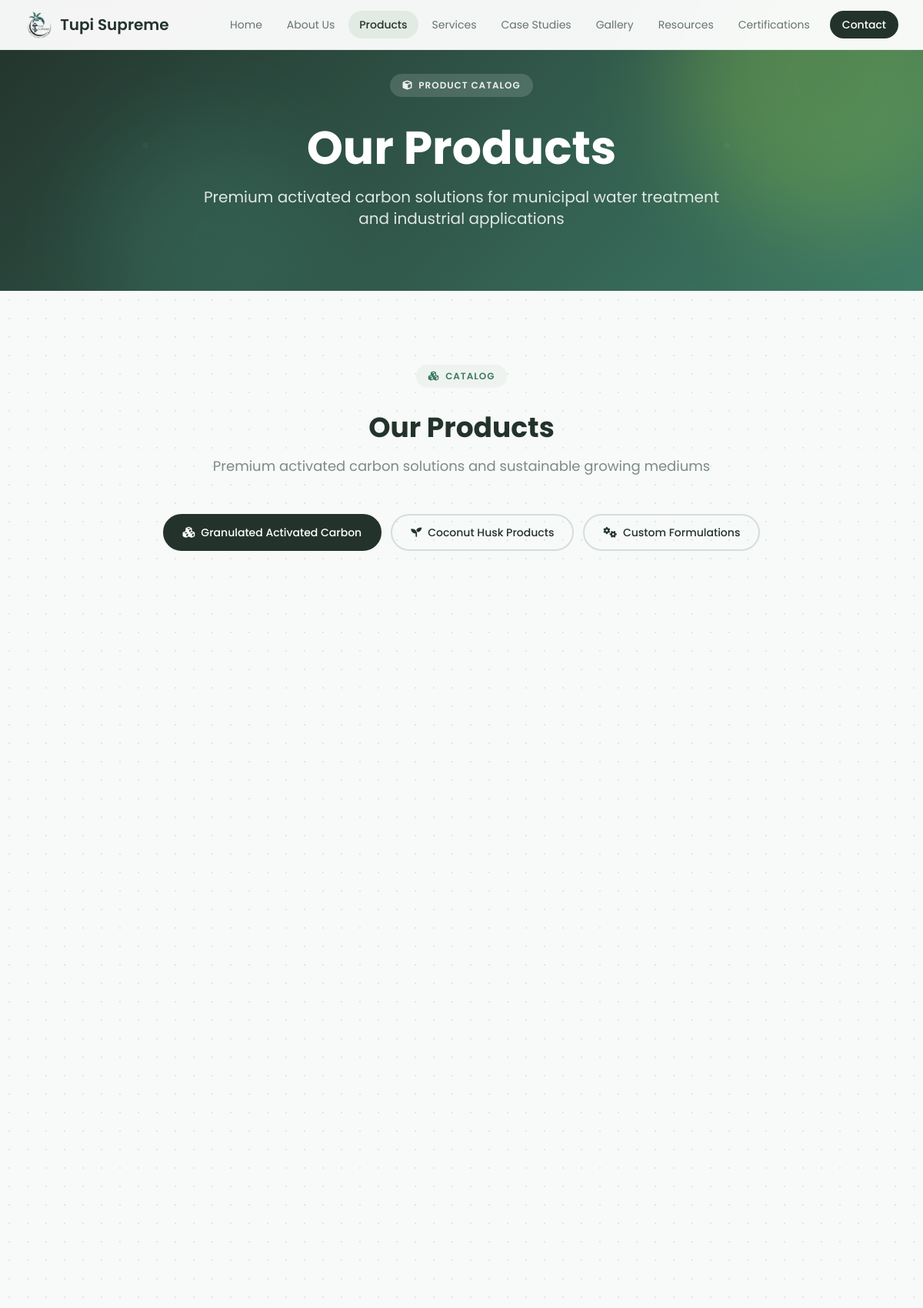
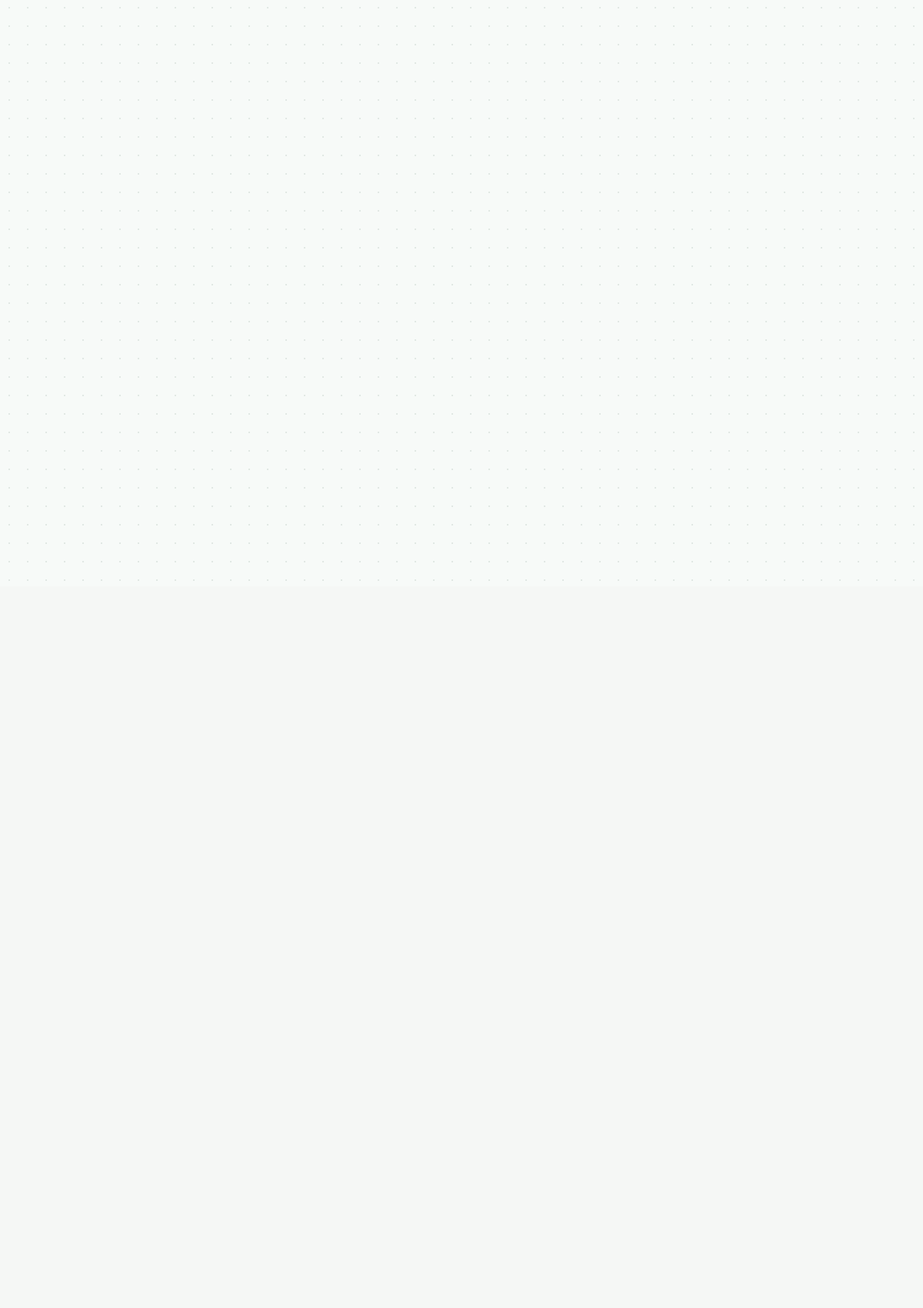
/products.php (upper part), run on the app's committed database (2 pictures, top to bottom).
### tables this page shows
CREATE TABLE IF NOT EXISTS site_settings (
    id INT AUTO_INCREMENT PRIMARY KEY,
    setting_key VARCHAR(100) UNIQUE NOT NULL,
    setting_value TEXT,
    setting_type VARCHAR(50) DEFAULT 'text',
    description TEXT,
    updated_at TIMESTAMP DEFAULT CURRENT_TIMESTAMP ON UPDATE CURRENT_TIMESTAMP,
    updated_by INT,
    FOREIGN KEY (updated_by) REFERENCES admin_users(id) ON DELETE SET NULL,
    INDEX idx_setting_key (setting_key)
);

CREATE TABLE `page_content` (
  `id` int(11) NOT NULL,
  `page_name` varchar(50) NOT NULL,
  `section_name` varchar(100) NOT NULL,
  `content_type` enum('text','html','json','image_url') DEFAULT 'text',
  `content` text DEFAULT NULL,
  `hero_icon` varchar(100) DEFAULT NULL,
  `display_order` int(11) DEFAULT 0,
  `is_active` tinyint(1) DEFAULT 1,
  `created_at` timestamp NOT NULL DEFAULT current_timestamp(),
  `updated_at` timestamp NOT NULL DEFAULT current_timestamp() ON UPDATE current_timestamp(),
  `updated_by` int(11) DEFAULT NULL
);

### includes/config.php (called while the page is built, shortened)
<?php
function getSiteSetting($key, $default = '') {
    $db = getDB();
    $stmt = $db->prepare("SELECT setting_value FROM site_settings WHERE setting_key = ?");
    $stmt->bind_param("s", $key);
    $stmt->execute();
    $result = $stmt->get_result();
    if ($row = $result->fetch_assoc()) {
        return $row['setting_value'];
    }
    return $default;
}
function getPageContent($page_name, $section_name, $default = '') {
    $db = getDB();
    $stmt = $db->prepare("SELECT content FROM page_content WHERE page_name = ? AND section_name = ? AND is_active = 1");
    $stmt->bind_param("ss", $page_name, $section_name);
    $stmt->execute();
    $result = $stmt->get_result();
    if ($row = $result->fetch_assoc()) {
        return $row['content'];
    }
    return $default;
}
function getProducts($limit = null, $featured_only = false) {
    $db = getDB();
    $sql = "SELECT * FROM products WHERE is_active = 1";
    $sql .= " ORDER BY display_order, name";
    $result = $db->query($sql);
    $products = [];
    while ($row = $result->fetch_assoc()) {
        $products[] = $row;
    }
    return $products;
}
function getProductTabs() {
    $db = getDB();
    $result = $db->query("SELECT * FROM product_tabs WHERE is_active = 1 ORDER BY display_order, id");
    return [
        ['tab_key' => 'granulated', 'label' => 'Granulated Activated Carbon', 'icon' => 'fa-cubes',   'keywords' => 'granulated',           'is_system' => 1, 'display_order' => 1],
        ['tab_key' => 'husk',       'label' => 'Coconut Husk Products',       'icon' => 'fa-seedling', 'keywords' => 'husk,coconut',         'is_system' => 1, 'display_order' => 2],
        ['tab_key' => 'custom',     'label' => 'Custom Formulations',        'icon' => 'fa-cogs',     'keywords' => 'custom',               'is_system' => 1, 'display_order' => 3],
    ];
}
function htmlspecialchars_safe($string) {
    return htmlspecialchars($string ?? '', ENT_QUOTES, 'UTF-8');
}

### products.php (the view, shortened to what this page needs)
<?php
require_once 'includes/config.php';
$current_page = 'products';
$page_header_title = getPageContent('products', 'page_header_title', 'Our Products');
$page_header_subtitle = getPageContent('products', 'page_header_subtitle', 'Premium activated carbon solutions for municipal water treatment and industrial applications');
$section_title = getPageContent('products', 'section_title', 'Our Products');
$section_subtitle = getPageContent('products', 'section_subtitle', 'Premium activated carbon solutions and sustainable growing mediums');
$product_tabs = getProductTabs();
$all_products = getProducts();
$tabs_by_key = [];
foreach ($product_tabs as $t) {
    $tabs_by_key[$t['tab_key']] = $t;
}
$granulated_products = isset($tabs_by_key['granulated']) ? getProductsForTab($all_products, $tabs_by_key['granulated']) : filterProductsByKeywords($all_products, 'granulated');
$gac_product = !empty($granulated_products) ? reset($granulated_products) : null;
?>
<!DOCTYPE html>
<html lang="en">
<head>
    <script src="https://cdn.tailwindcss.com"></script>
    <link href="https://cdnjs.cloudflare.com/ajax/libs/font-awesome/6.0.0/css/all.min.css" rel="stylesheet">
</head>
<body>
    <?php include 'includes/navbar.php'; ?>
    <section id="page-header" class="page-header-gradient text-white relative overflow-hidden pt-24 pb-20">
        <div class="orb orb-1"></div>
        <div class="orb orb-2"></div>
        <div class="page-header-pattern absolute inset-0 opacity-30"></div>
        <div class="max-w-7xl mx-auto px-4 sm:px-6 lg:px-8 relative z-10">
            <div class="text-center">
                <span class="eyebrow bg-white/15 text-white/90 mb-5 fade-in fade-in-delay-1">
                    <i class="fas fa-cube text-xs"></i> Product Catalog
                </span>
                <h1 class="text-4xl lg:text-6xl font-bold mb-5 leading-tight mt-4 fade-in fade-in-delay-2"><?php echo htmlspecialchars_safe($page_header_title); ?></h1>
                <p class="text-lg lg:text-xl text-white/85 max-w-2xl mx-auto fade-in fade-in-delay-3"><?php echo htmlspecialchars_safe($page_header_subtitle); ?></p>
            </div>
        </div>
    </section>
    <section id="main" class="py-20 lg:py-24 relative overflow-hidden">
        <div class="absolute inset-0 dot-grid opacity-40"></div>
        <div class="max-w-7xl mx-auto px-4 sm:px-6 lg:px-8 relative">
            <div class="text-center mb-12 reveal">
                <span class="eyebrow mb-4">
                    <i class="fas fa-cubes text-xs"></i> Catalog
                </span>
                <h2 class="text-3xl lg:text-4xl font-bold text-[#23332c] mb-4 mt-4"><?php echo htmlspecialchars_safe($section_title); ?></h2>
                <p class="text-lg text-[#7d8b84] max-w-2xl mx-auto"><?php echo htmlspecialchars_safe($section_subtitle); ?></p>
            </div>
            <div class="flex flex-wrap justify-center gap-3 mb-12 reveal">
                <?php foreach ($product_tabs as $ti => $tab): ?>
                    <button class="nav-pill border-2 border-[#d6ded9] text-[#23332c] px-6 py-3 rounded-full font-medium text-sm <?php echo $ti === 0 ? 'active' : ''; ?>" onclick="showTab('<?php echo htmlspecialchars_safe($tab['tab_key']); ?>', this)">
                        <i class="fas <?php echo htmlspecialchars_safe($tab['icon'] ?? 'fa-cube'); ?> mr-2"></i><?php echo htmlspecialchars_safe($tab['label']); ?>
                    </button>
                <?php endforeach; ?>
            </div>
            <div id="tabContent">
                <div id="granulated" class="tab-pane">
                    <?php if ($gac_product && !empty($gac_product['specifications'])): ?>
                        <?php
                        $specs = array_map('trim', explode('•', $gac_product['specifications']));
                        $specs = array_filter($specs);
                        $spec_count = count($specs);
                        $grid_cols = $spec_count <= 2 ? 'md:grid-cols-2' : ($spec_count <= 3 ? 'md:grid-cols-3' : 'md:grid-cols-2 lg:grid-cols-4');
                        ?>
                        <div class="grid grid-cols-1 <?php echo $grid_cols; ?> gap-6 mb-12">
                        </div>
                    <?php endif; ?>
                    <div class="mb-12">
                        <?php if ($gac_product && !empty($gac_product['applications'])): ?>
                            <?php
                            $applications = array_map('trim', explode('•', $gac_product['applications']));
                            $applications = array_filter($applications);
                            $app_count = count($applications);
                            $grid_cols = $app_count <= 2 ? 'md:grid-cols-2' : ($app_count <= 3 ? 'md:grid-cols-3' : 'md:grid-cols-2 lg:grid-cols-3');
                            ?>
                            <div class="grid grid-cols-1 <?php echo $grid_cols; ?> gap-6">
                            </div>
                        <?php endif; ?>
                    </div>
                </div>
            </div>
        </div>
    </section>
    <section id="all-products" class="bg-[#f5f7f5] py-20 lg:py-24">
        <div class="max-w-7xl mx-auto px-4 sm:px-6 lg:px-8">
            <?php if (!empty($all_products)): ?>
                <div class="grid grid-cols-1 md:grid-cols-2 lg:grid-cols-3 gap-6">
                </div>
            <?php endif; ?>
        </div>
    </section>
</body>
</html>

### includes/navbar.php (shortened to what this page needs)
<?php
$company_name = getSiteSetting('company_short_name', 'Tupi Supreme');
?>
<nav class="bg-white/95 backdrop-blur-sm text-[#23332c] fixed w-full top-0 z-50 border-b border-[#e6ece8]">
    <div class="max-w-7xl mx-auto px-4 sm:px-6 lg:px-8">
        <div class="flex justify-between items-center h-16">
            <a href="index.php" class="flex items-center text-xl font-semibold text-[#23332c]">
                <img src="uploads/images/tupi_supreme_logo.png" alt="<?php echo htmlspecialchars_safe($company_name); ?> logo" class="h-9 w-auto mr-2 object-contain"><?php echo htmlspecialchars_safe($company_name); ?>
            </a>
            <div class="hidden md:block">
                <div class="ml-10 flex items-center gap-1">
                    <a href="index.php" class="<?php echo $current_page === 'index' ? 'bg-[#e2eae4] text-[#23332c] font-medium' : 'text-[#66746c] hover:bg-[#eaf0ec] hover:text-[#23332c]'; ?> px-3.5 py-2 rounded-full text-sm transition-colors">Home</a>
                    <a href="about.php" class="<?php echo $current_page === 'about' ? 'bg-[#e2eae4] text-[#23332c] font-medium' : 'text-[#66746c] hover:bg-[#eaf0ec] hover:text-[#23332c]'; ?> px-3.5 py-2 rounded-full text-sm transition-colors">About Us</a>
                    <a href="products.php" class="<?php echo $current_page === 'products' ? 'bg-[#e2eae4] text-[#23332c] font-medium' : 'text-[#66746c] hover:bg-[#eaf0ec] hover:text-[#23332c]'; ?> px-3.5 py-2 rounded-full text-sm transition-colors">Products</a>
                    <a href="services.php" class="<?php echo $current_page === 'services' ? 'bg-[#e2eae4] text-[#23332c] font-medium' : 'text-[#66746c] hover:bg-[#eaf0ec] hover:text-[#23332c]'; ?> px-3.5 py-2 rounded-full text-sm transition-colors">Services</a>
                    <a href="case-studies.php" class="<?php echo $current_page === 'case-studies' ? 'bg-[#e2eae4] text-[#23332c] font-medium' : 'text-[#66746c] hover:bg-[#eaf0ec] hover:text-[#23332c]'; ?> px-3.5 py-2 rounded-full text-sm transition-colors">Case Studies</a>
                    <a href="gallery.php" class="<?php echo $current_page === 'gallery' ? 'bg-[#e2eae4] text-[#23332c] font-medium' : 'text-[#66746c] hover:bg-[#eaf0ec] hover:text-[#23332c]'; ?> px-3.5 py-2 rounded-full text-sm transition-colors">Gallery</a>
                    <a href="resources.php" class="<?php echo $current_page === 'resources' ? 'bg-[#e2eae4] text-[#23332c] font-medium' : 'text-[#66746c] hover:bg-[#eaf0ec] hover:text-[#23332c]'; ?> px-3.5 py-2 rounded-full text-sm transition-colors">Resources</a>
                    <a href="certifications.php" class="<?php echo $current_page === 'certifications' ? 'bg-[#e2eae4] text-[#23332c] font-medium' : 'text-[#66746c] hover:bg-[#eaf0ec] hover:text-[#23332c]'; ?> px-3.5 py-2 rounded-full text-sm transition-colors">Certifications</a>
                    <a href="contact.php" class="ml-2 bg-[#23332c] text-white hover:bg-[#3a4a41] px-4 py-2 rounded-full text-sm font-medium transition-colors">Contact</a>
                </div>
            </div>
        </div>
    </div>
</nav>

### products.php (style rules this page uses)
html { scroll-behavior: smooth; }
body { font-family: 'Poppins', ui-sans-serif, system-ui, sans-serif; background-color: #f7faf8; color: #23332c; }
.page-header-gradient { background: linear-gradient(135deg, #23332c, #3d7a66); }
.orb { position: absolute; border-radius: 50%; filter: blur(60px); opacity: 0.35; pointer-events: none; }
.orb-1 { width: 400px; height: 400px; background: #8bc34a; top: -100px; right: -80px; animation: float 8s ease-in-out infinite; }
.orb-2 { width: 300px; height: 300px; background: #3d7a66; bottom: -80px; left: 10%; animation: float 10s ease-in-out infinite reverse; }
.dot-grid { background-image: radial-gradient(circle, #c0ccc5 1px, transparent 1px); background-size: 24px 24px; }
.eyebrow { display: inline-flex; align-items: center; gap: 0.5rem; padding: 0.375rem 1rem; background-color: #eef3f0; color: #3d7a66; font-size: 0.75rem; font-weight: 600; letter-spacing: 0.08em; text-transform: uppercase; border-radius: 9999px; }
.nav-pill { transition: all 0.3s ease; }
.nav-pill.active { background-color: #23332c; color: white; border-color: #23332c; }
.reveal { opacity: 0; transform: translateY(24px); transition: opacity 0.6s cubic-bezier(0.4, 0, 0.2, 1), transform 0.6s cubic-bezier(0.4, 0, 0.2, 1); }
.reveal.is-visible { opacity: 1; transform: translateY(0); }
.fade-in { opacity: 0; animation: fadeInUp 0.5s ease-out forwards; }
.fade-in-delay-1 { animation-delay: 0.05s; }
.fade-in-delay-2 { animation-delay: 0.15s; }
.fade-in-delay-3 { animation-delay: 0.25s; }

### includes/navbar.php (style rules this page uses)
section[id] { scroll-margin-top:5rem }

### data on the page
site_settings: setting_value "Tupi Supreme"
page_content: content "Our Products"
page_content: content "Premium activated carbon solutions for municipal water treatment and industrial applications"
page_content: content "Our Products"
page_content: content "Premium activated carbon solutions and sustainable growing mediums"

### other printed values
htmlspecialchars_safe($tab['label']) "Granulated Activated Carbon"
htmlspecialchars_safe($tab['label']) "Coconut Husk Products"
htmlspecialchars_safe($tab['label']) "Custom Formulations"
